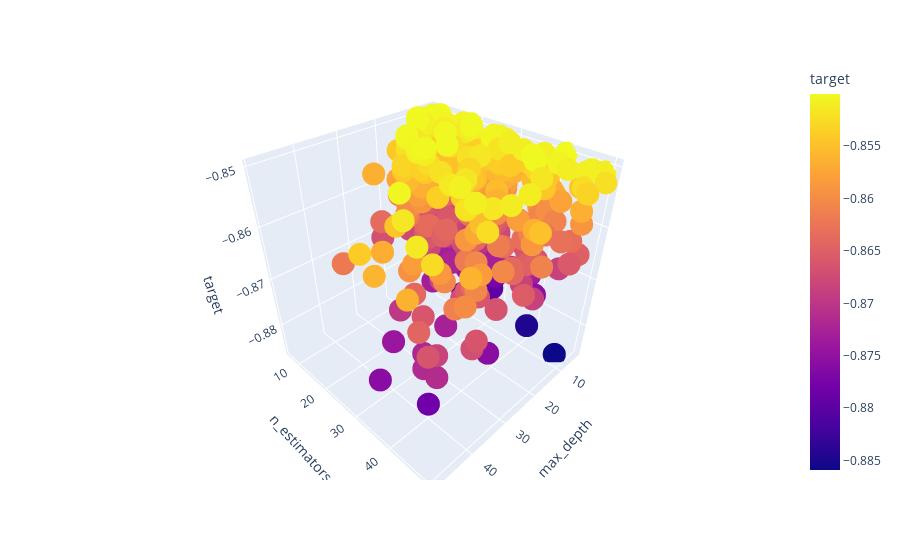

The cell this chart's notebook holds for it:
### Code cell
px.scatter_3d(df1, x = "max_depth", y = "n_estimators", z = "target", color = "target")

### Figure 1 — Plotly figure (JSON) as saved in the notebook; plotly's stock layout.template omitted (floating-point values rounded to 4 significant figures; data arrays with more than 128 entries replaced by an {"elided": "..."} marker saying what was removed)
{"data": [{"hovertemplate": "max_depth=%{x}<br>n_estimators=%{y}<br>target=%{marker.color}<extra></extra>", "legendgroup": "", "marker": {"color": {"elided": "690 float values"}, "coloraxis": "coloraxis", "symbol": "circle"}, "mode": "markers", "name": "", "scene": "scene", "showlegend": false, "type": "scatter3d", "x": {"elided": "690 int values"}, "y": {"elided": "690 int values"}, "z": {"elided": "690 float values"}}], "layout": {"coloraxis": {"colorbar": {"title": {"text": "target"}}, "colorscale": [[0, "#0d0887"], [0.1111, "#46039f"], [0.2222, "#7201a8"], [0.3333, "#9c179e"], [0.4444, "#bd3786"], [0.5556, "#d8576b"], [0.6667, "#ed7953"], [0.7778, "#fb9f3a"], [0.8889, "#fdca26"], [1, "#f0f921"]]}, "legend": {"tracegroupgap": 0}, "margin": {"t": 60}, "scene": {"domain": {"x": [0, 1], "y": [0, 1]}, "xaxis": {"title": {"text": "max_depth"}}, "yaxis": {"title": {"text": "n_estimators"}}, "zaxis": {"title": {"text": "target"}}}}}
